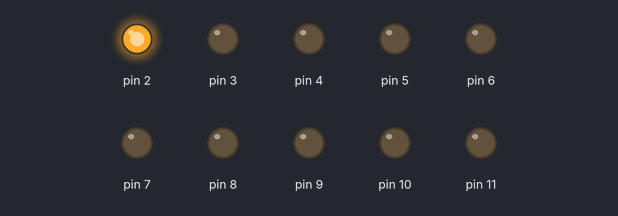
Bench run of a sketch on a simulated Arduino Uno, built with avr-gcc and run on an emulated ATmega328P. Parts: output pins drawn as LEDs (lit = HIGH).

Above: at 0.5 s.
At 3.5 s:
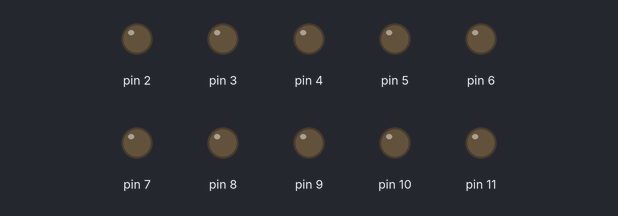
At 6.5 s:
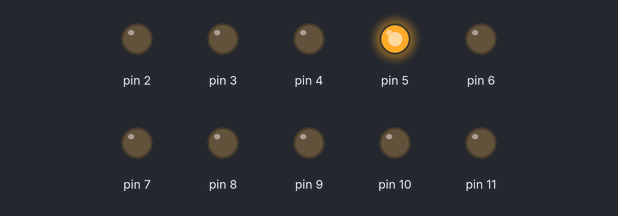
At 12.5 s:
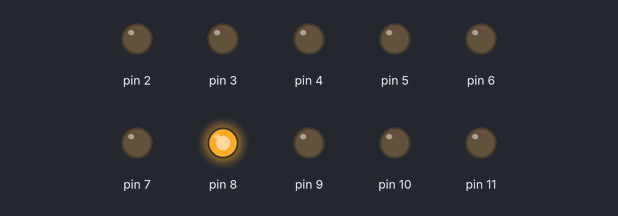
At 18.5 s:
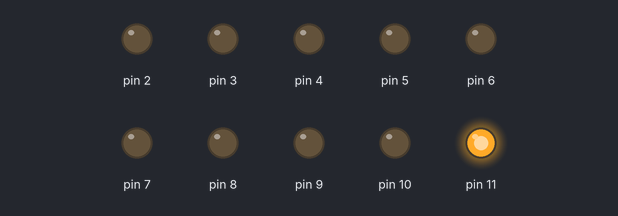
At 24.5 s:
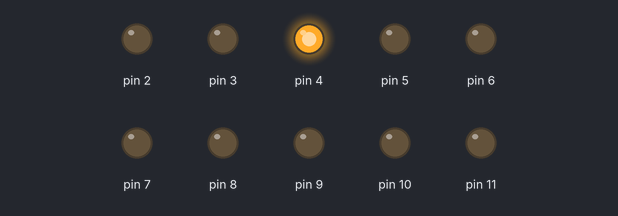
Timing chart, 0 to 26.0 s (numbered marks = the images above):
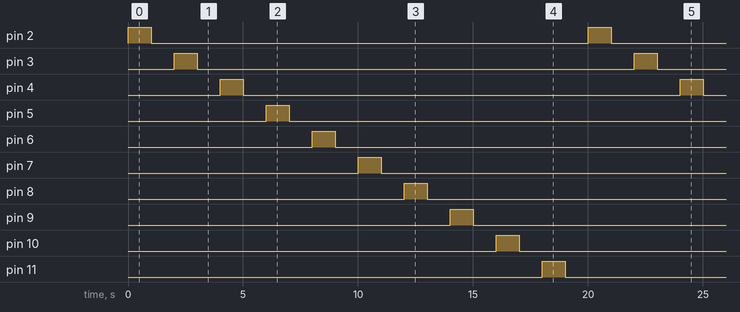

The sketch:

barLEDtest.ino
```cpp
void setup() {
  for(int x = 2; x < 12; x++){

    pinMode(x, OUTPUT);
}
}

void loop() {


  for(int x = 2; x < 12; x++){
    digitalWrite(x, HIGH);
    delay(1000);
    digitalWrite(x,LOW);
    delay(1000);
    }

}
```

Measured:
- by itself, pin 2–11: alternates HIGH for 1.0 s and LOW for 19.0 s
